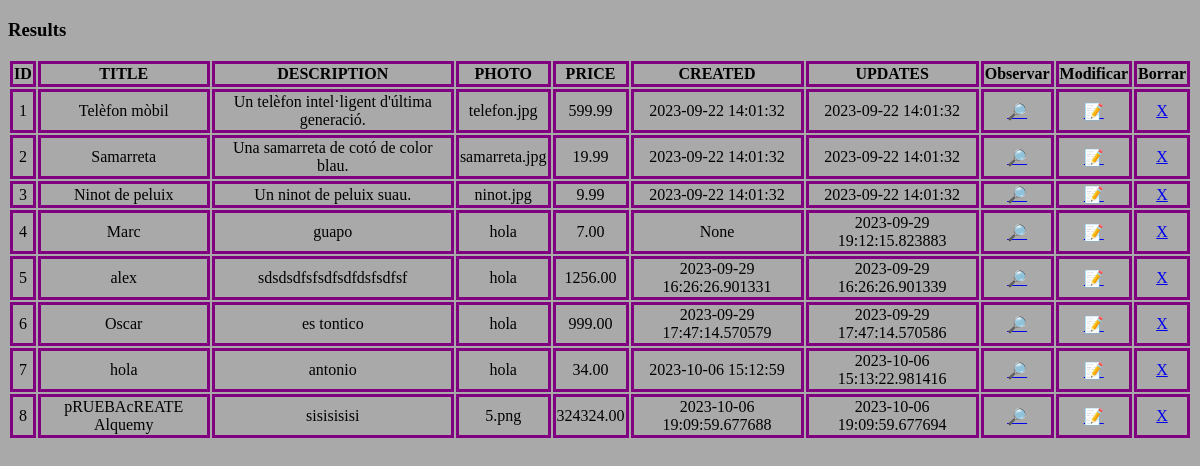
/list, run on an earlier commit of the app's database.
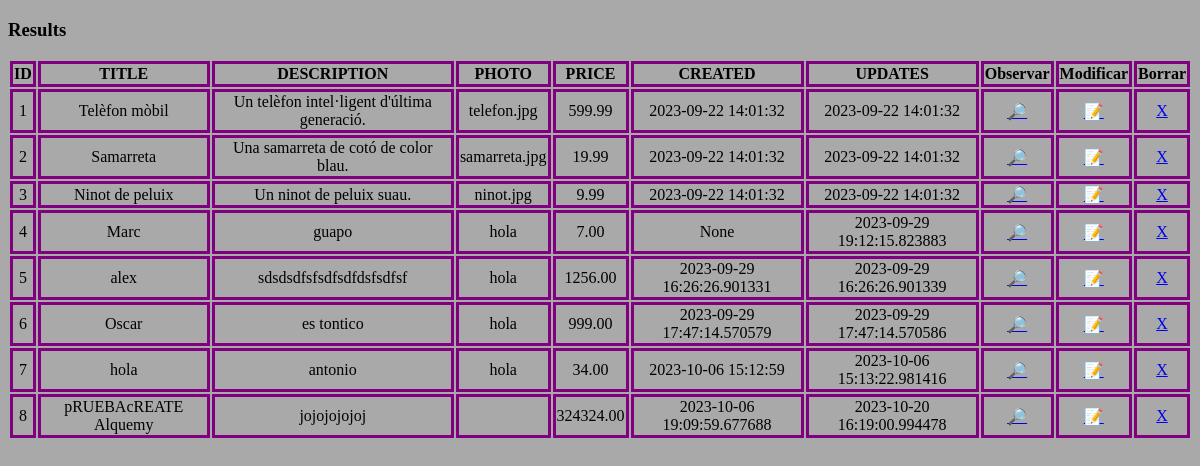
And on a later commit of the database.
### my_app/models.py (models this page shows)
class product(db.Model):
    __tablename__ = "products"
    id              = db.Column(db.Integer, primary_key=True, autoincrement=True)
    title           = db.Column(db.Text, nullable=False)
    description     = db.Column(db.Text, nullable=False)
    photo           = db.Column(db.Text, nullable=False)
    price           = db.Column(db.Numeric(10,2), nullable=False)
    category_id     = db.Column(db.Integer, db.ForeignKey("categories.id"), nullable=False)
    seller_id       = db.Column(db.Integer, db.ForeignKey("users.id"), nullable=False)
    created         = db.Column(db.DateTime, default=now)
    updated         = db.Column(db.DateTime, default=now)

### my_app/routes_main.py (the view)
@main_bp.route("/list")
def list():
    items = db.session.query(product).all()
    return render_template("products/list.html",items = items)

### my_app/templates/products/list.html (shortened to what this page needs)
<!DOCTYPE html>
<html lang="ca">
<head>
	<link href="/static/css/list.css" rel="stylesheet">
</head>
<body>
	<h3>Results</h3>
	<table>
		<tr>
			<th>ID</th>
			<th>TITLE</th>
			<th>DESCRIPTION</th>
            <th>PHOTO</th>
			<th>PRICE</th>
			<th>CREATED</th>
			<th>UPDATES</th>
			<th>Observar</th>
			<th>Modificar</th>
			<th>Borrar</th>
		</tr>
		{% for item in items %}
			<tr>
				<td>{{ item.id }}</a></td>
				<td>{{ item.title }}</a></td>
				<td>{{ item.description }}</a></td>
                <td>{{ item.photo }}</a></td>
				<td>{{ item.price }}</a></td>
				<td>{{ item.created }}</a></td>
				<td>{{ item.updated }}</a></td>
				<td><a href="/products/read/{{ item['id'] }}">🔎</a></td>
				<td><a href="/products/update/{{ item['id'] }}">📝</a></td>
				<td><a href="/products/delete/{{ item['id'] }}">X</a></td>
			</tr>
		{% endfor %}
	</table>
</body>
</html>

### my_app/static/css/list.css (style rules this page uses)
body { background-color: darkgray; color: black; }
table { width:100%; height: 20vh; text-align: center; }
td, th { border: 3px solid purple; }

What changed in the data, as far as the page shows it:
changed product "pRUEBAcREATE Alquemy": description "sisisisisi" → "jojojojojoj"; updated "2023-10-06 19:09:59.677694" → "2023-10-20 16:19:00.994478"; photo "5.png" → (not shown)
